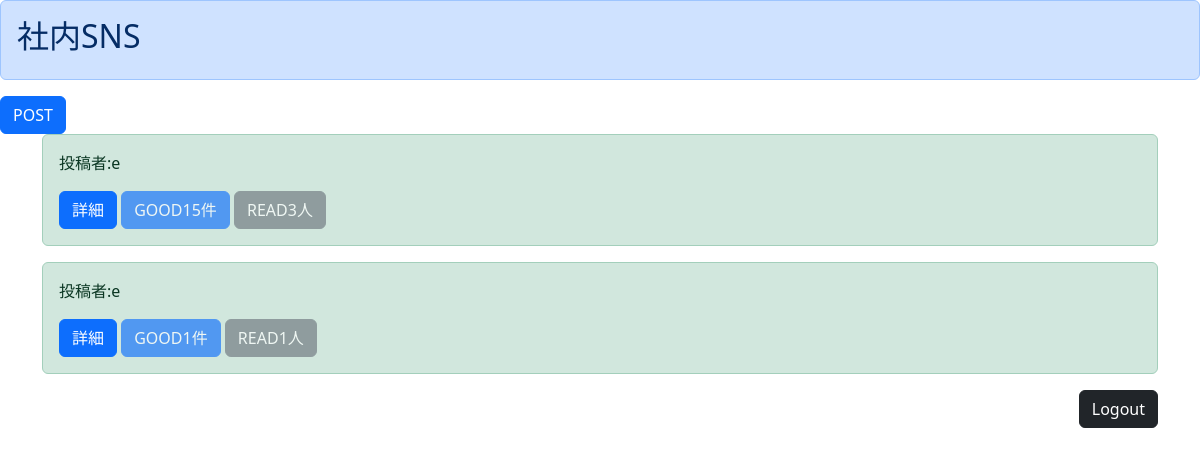
The app's page /list/ (signed in), older data.
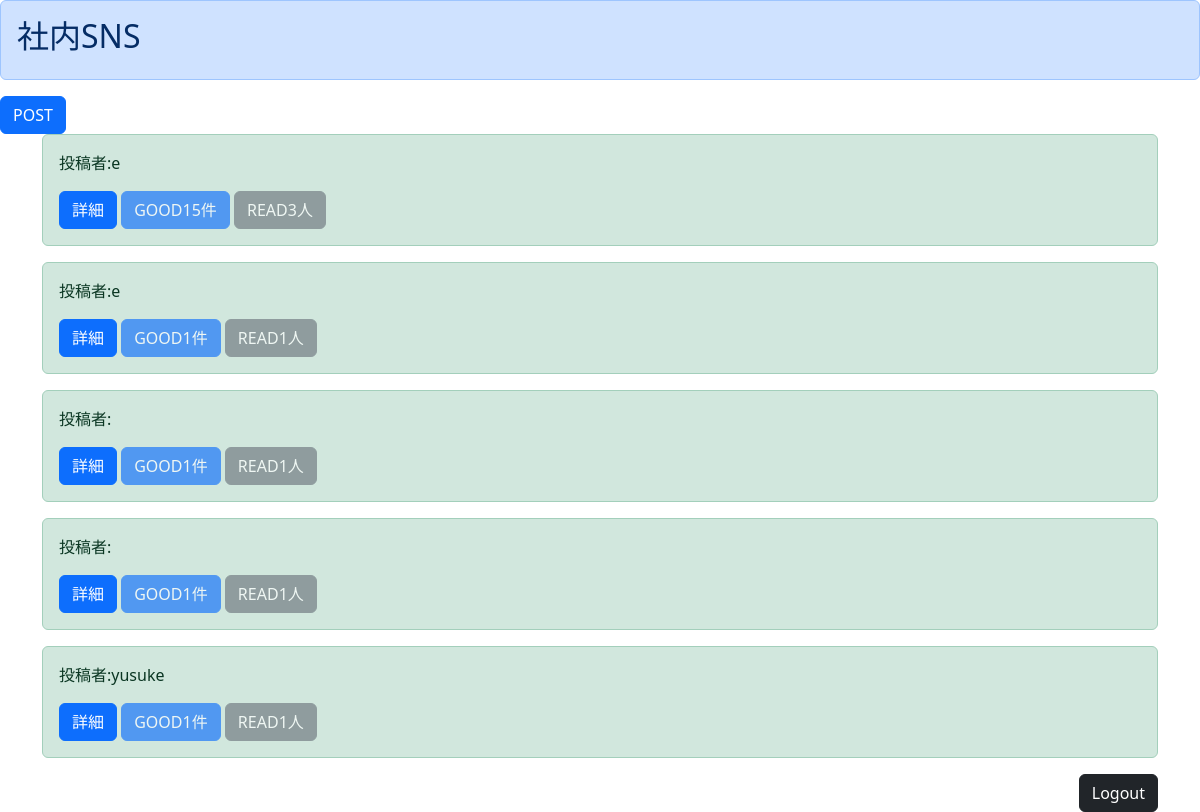
The same page, newer data.
### boardapp/models.py (models this page shows)
class BoardModel(models.Model):
    title = models.CharField(max_length=100)
    content = models.TextField()
    author = models.CharField(max_length=50)
    sns_image = models.ImageField(upload_to='')#どこに保存するのか指定する引数必要
    good = models.IntegerField(null=True, blank=True, default=1)
    read = models.IntegerField(null=True, blank=True, default=1)#既読の数を数える
    readtext = models.TextField(null=True, blank=True, default='a')#既読を押した人の情報を記録

### boardapp/views.py (the view)
# urls.py: path('list/', listfunc, name='list'),
@login_required
def listfunc(request):
    object_list = BoardModel.objects.all()#BoardModelのオブジェクトすべてをobject_list(変数)に入れることができる
    return render(request, 'list.html', {'object_list':object_list})

### templates/list.html
{% extends 'base.html' %}
{% block header %}
<div class="alert alert-primary" role="alert">
   <h2>社内SNS</h2>
  </div>
{% endblock header %}
{% block content %}
<a class="btn btn-primary" href="{% url 'create' %}" role="button">POST</a>
{% if user.is_authenticated %}<!trueかFalseで返ってくる。Trueは下記実行>
<div class='container'>
    {% for item in object_list %}<!views経由のmodel>
    <div class="alert alert-success" role="alert">
        <p>投稿者:{{ item.author }}</p>
        <a class="btn btn-primary" href="{% url 'detail' item.pk %}" role="button">詳細</a><!modelsやつを引っ張ってくる>
        <a class="btn btn-primary disabled"  role="button" aria-disabled="true">GOOD{{item.good}}件</a>
        <a class="btn btn-secondary disabled"  role="button" aria-disabled="true">READ{{item.read}}人</a>
    </div>
    {%endfor%}
    <div class="d-grid gap-2 d-md-flex justify-content-md-end">
        <a class="btn btn-dark" href="{% url 'logout' %}">Logout</a>
    </div>
</div>
{% else %}<!Falseの場合>
<p>Please login: <a href="{% url 'login' %}">HERE</a></p>
{% endif %}
{% endblock content %}

Row changes from the older to the newer data that the page shows:
added BoardModel: good "1", read "1"
added BoardModel: good "1", read "1"
added BoardModel: author "yusuke", good "1", read "1"
